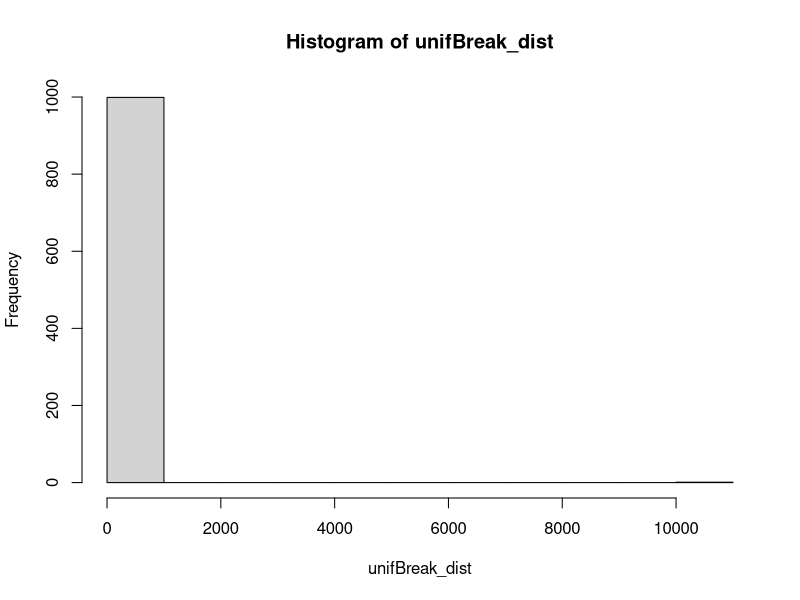
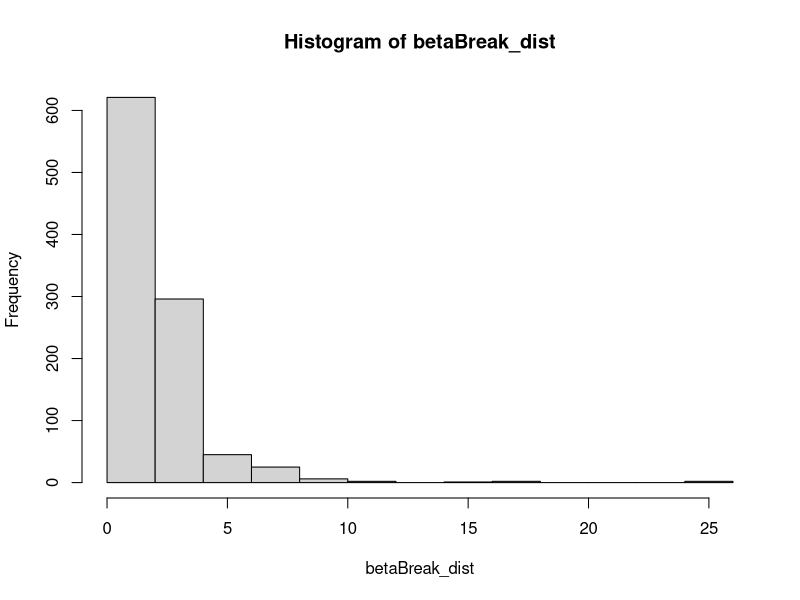
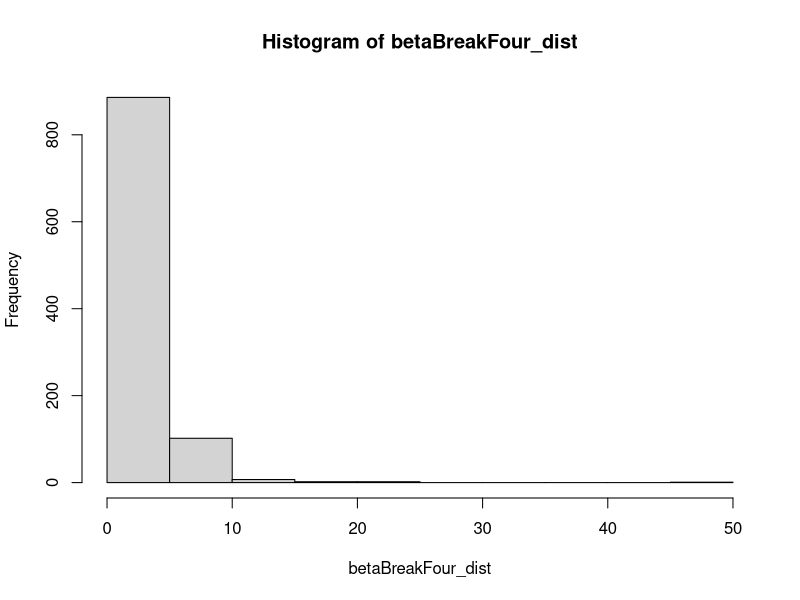

Write R code to recreate these figures, in order.
## ---- chunk 1
knitr::opts_chunk$set(echo = TRUE)
## ---- chunk 2
unifBreak <- function(verbose = FALSE) {
  breakPt <- runif(1, min = 0, max = 1)
  left <- breakPt
  right <- (1 - breakPt)
  if (left > right) {
    ratio <- left/right
  } else {
    ratio <- right/left
  }
  if (verbose) {
    cat("Break point: ",breakPt,"\n")
  }
  ratio
}

## test our code:
unifBreak(verbose=TRUE)
unifBreak(verbose=TRUE)
unifBreak(verbose=TRUE)
unifBreak(verbose=TRUE)

## loop 1000 times to view the distribution
unifBreak_dist <- rep(0, 1000)
for (i in 1:1000) {
  unifBreak_dist[i] <- unifBreak()
}
summary(unifBreak_dist)
mean(unifBreak_dist)
sd(unifBreak_dist)
hist(unifBreak_dist)
## ---- chunk 3
betaBreak <- function(shape1, shape2) {
  breakPt <- rbeta(n=1, shape1 = shape1, shape2 = shape2)
  left <- breakPt
  right <- (1 - breakPt)
  if (left > right) {
    ratio <- left/right
  } else {
    ratio <- right/left
  }
  ratio
}

## test our code:
betaBreak(shape1 = 4, shape2 = 4)
betaBreak(shape1 = 4, shape2 = 4)
betaBreak(shape1 = 4, shape2 = 4)
betaBreak(shape1 = 4, shape2 = 4)
## ---- chunk 4
betaBreak_dist <- rep(0, 1000)
for (i in 1:1000) {
  betaBreak_dist[i] <- betaBreak(shape1 = 4, shape2 = 4)
}
summary(betaBreak_dist)
mean(betaBreak_dist)
sd(betaBreak_dist)
hist(betaBreak_dist)
## ---- chunk 5
betaBreakFour <- function(shape1, shape2, verbose = FALSE) {
  breakPt <- rbeta(n=1, shape1 = shape1, shape2 = shape2)
  left <- breakPt
  right <- (1 - breakPt)
  
  ## generate a number between 0 and 1, multiply it by 
  ## the length of the piece we are breaking:
  leftBreak <- (rbeta(n=1, shape1 = shape1, shape2 = shape2)) * left
  
  ## assign a name to each piece:
  left1 <- leftBreak
  left2 <- (left - leftBreak)
  
  ## do the same for the right side:
  rightBreak <- (rbeta(n=1, shape1 = shape1, shape2 = shape2)) * right
  right1 <- rightBreak
  right2 <- (right - rightBreak)
  
  ## find the smallest:
  ## note: 'else if' structure learned from CSE 174
  if (left1 < left2 & (left1 < right1 & left1 < right2)) {
    smallest <- left1
  } else if (left2 < left1 & (left2 < right1 & left2 < right2)) {
    smallest <- left2
  } else if (right1 < left1 & (right1 < left2 & right1 < right2)) {
    smallest <- right1
  } else {
    smallest <- right2
  }
  
  ## find the largest:
  if (left1 > left2 && (left1 > right1 && left1 > right2)) {
    largest <- left1
  } else if (left2 > left1 && (left2 > right1 && left2 > right2)) {
    largest <- left2
  } else if (right1 > left1 && (right1 > left2 && right1 > right2)) {
    largest <- right1
  } else {
    largest <- right2
  }
  
  ratio <- largest / smallest
  
  if(verbose) {
    cat("First Break:\nLeft: ",left," Right: ", right, "\n")
    cat("Second Breaks: ", left1,left2,right1,right2,"\n")
    cat("Longest piece: ", largest, " Shortest piece: ", smallest, "\n")
    cat("Ratio: ", ratio, "\n")
  }
  
  ratio
}
betaBreakFour(6, 6, TRUE)
betaBreakFour(6, 6, FALSE)
betaBreakFour(6, 6, FALSE)
## ---- chunk 6
## finding the distribution: 
betaBreakFour_dist <- rep(0, 1000)
for (i in 1:1000) {
  betaBreakFour_dist[i] <- betaBreakFour(shape1 = 6, shape2 = 6, FALSE)
}
summary(betaBreakFour_dist)
mean(betaBreakFour_dist)
sd(betaBreakFour_dist)
hist(betaBreakFour_dist)
